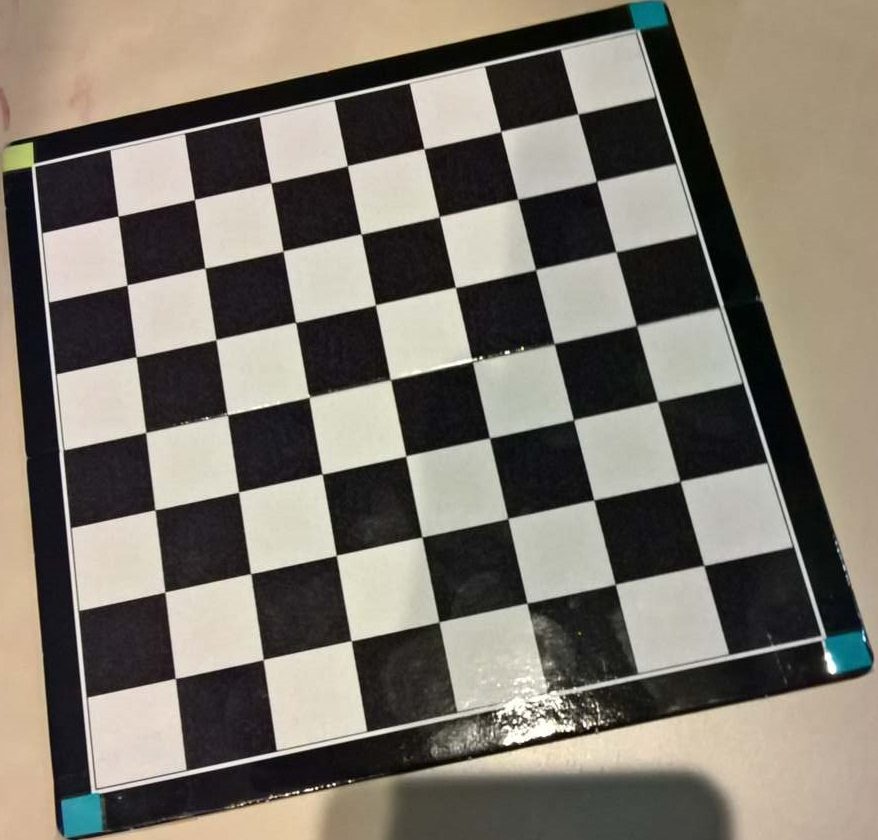
#> input picture Picture/find.jpg, 878 x 840 px
$ python -i checkersDetect.py   (imports and definitions only)   (older library calls are emulated)
#> lines starting #> are read from the running program, lines starting #| are printed output that depends on the picture; after the words box and inside, x2 and y2 are one past the last pixel; in counts of white or black regions, pixels touching at a corner belong together
#> further down, picture is the input picture: shape (840, 878, 3); mean B, G, R 108.4, 118.6, 125
import cv2
import numpy as np


class checkersDetect():

    def __init__(self, image):
        self.image = image
        self.kernel = np.ones((5, 5), np.uint8)
        self.lower_blue = np.array([94, 80, 2])
        self.upper_blue = np.array([126, 255, 255])

    def Detect(self):
        img_hsv2 = cv2.cvtColor(self.image, cv2.COLOR_BGR2HSV)
#> img_hsv2: shape (840, 878, 3); mean H, S, V 46.5, 47.4, 126.3
        mask = cv2.inRange(img_hsv2, self.lower_blue, self.upper_blue)
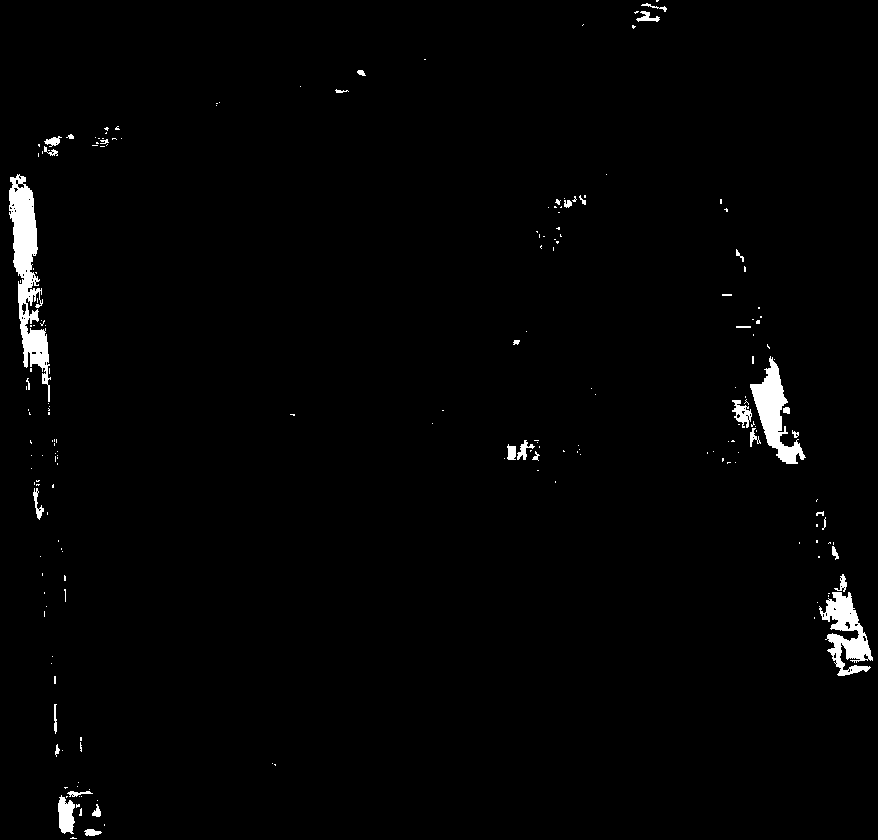
#> mask: shape (840, 878); 1.5% white; 201 white regions (164 under 20 px), largest, box (x1, y1, x2, y2) and area: (9, 174, 51, 402) 3806, (750, 356, 806, 464) 2183, (819, 592, 873, 676) 2086
        morphology = cv2.morphologyEx(mask, cv2.MORPH_OPEN, self.kernel)
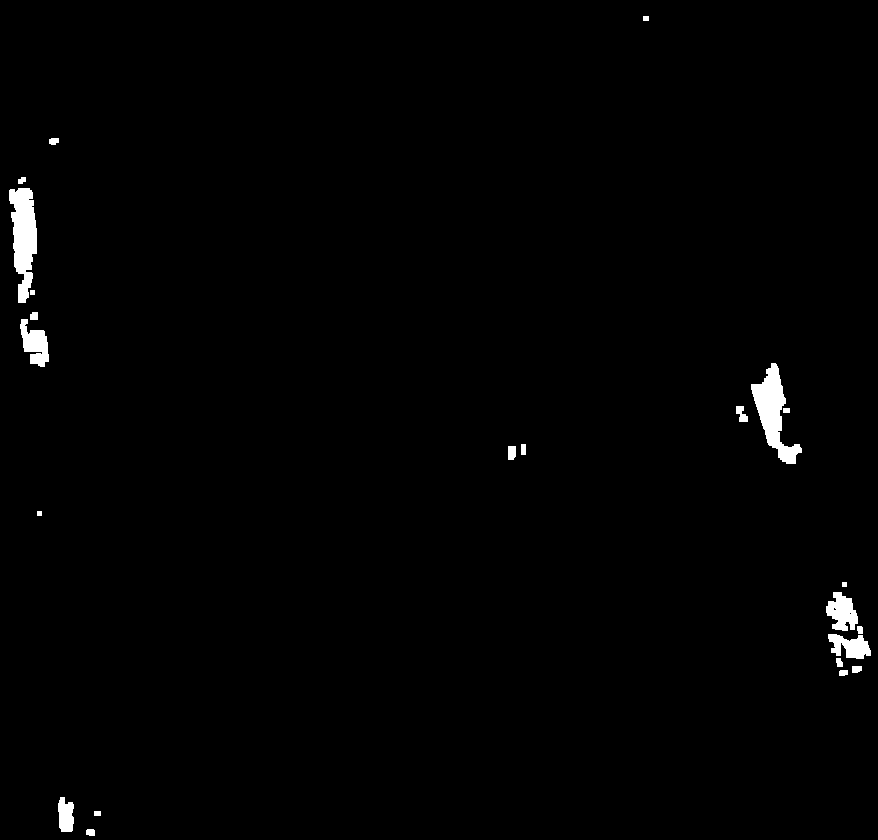
#> morphology: shape (840, 878); 1.1% white; 23 white regions, largest, box (x1, y1, x2, y2) and area: (9, 188, 37, 303) 2113, (751, 363, 802, 464) 2051, (826, 592, 858, 631) 817
        morphology = cv2.morphologyEx(morphology, cv2.MORPH_DILATE, self.kernel)
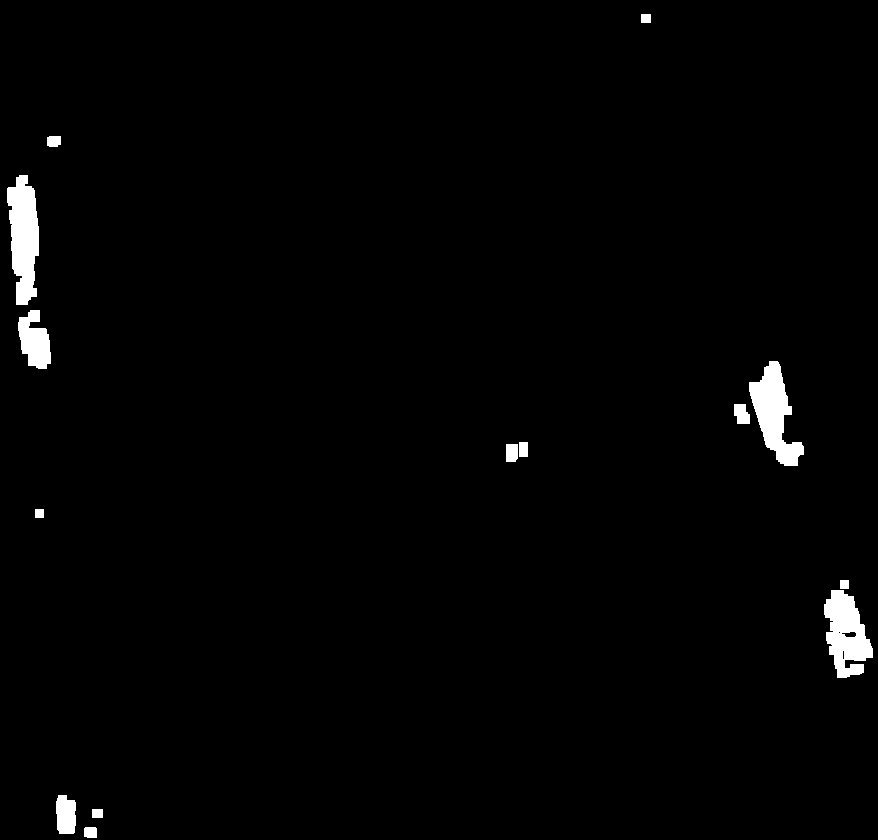
#> morphology: shape (840, 878); 1.6% white; 14 white regions

        _, contours, _ = cv2.findContours(morphology, cv2.RETR_TREE, cv2.CHAIN_APPROX_SIMPLE)
#> contours = 17 contours, 2 with area under 20; largest, box (x1, y1, x2, y2) and area: (7, 175, 39, 305) 2798, (749, 361, 804, 466) 2652, (824, 590, 873, 678) 2590, (18, 310, 51, 369) 1212, (56, 795, 76, 834) 630
        tab = []

        if len(contours) == 4:
            for x in range(0, 4):
                cnt = contours[x]
                M = cv2.moments(cnt)
                cx = int(M['m10'] / M['m00'])
                cy = int(M['m01'] / M['m00'])
                tab.append([cx, cy])

            if (tab[0][0] < tab[1][0]):
                pom = tab[0]
                tab[0] = tab[1]
                tab[1] = pom
            if (tab[2][0] < tab[3][0]):
                pom = tab[2]
                tab[2] = tab[3]
                tab[3] = pom

            pts2 = np.float32([[0, 0], [544, 0], [0, 544], [544, 544]])
            pts1 = np.float32(
                [[tab[3][0], tab[3][1]], [tab[2][0], tab[2][1]], [tab[1][0], tab[1][1]], [tab[0][0], tab[0][1]]])
            M = cv2.getPerspectiveTransform(pts1, pts2)
            result = cv2.warpPerspective(self.image, M, (544, 544))

            return True, result
        else:
            return False, None

>>> import cv2
>>> picture = cv2.imread('Picture/find.jpg')
>>> result = checkersDetect(picture).Detect()

$ run again, on Picture/k.jpg
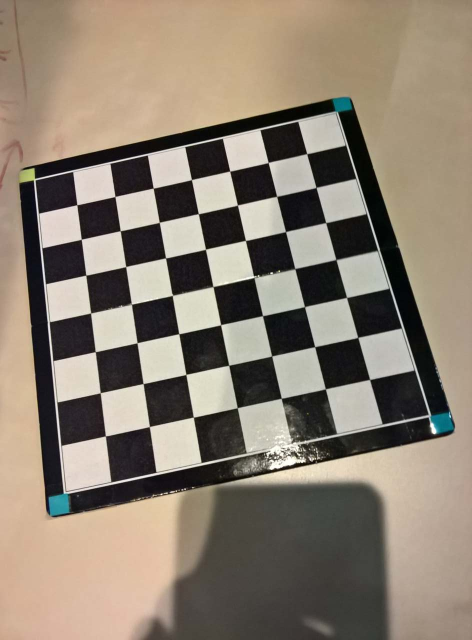
#> input picture Picture/k.jpg, 944 x 1280 px (shown at 1/2 size)
#> picture is the input picture: shape (1280, 944, 3); mean B, G, R 112.8, 127.3, 138.9
#> img_hsv2: shape (1280, 944, 3); mean H, S, V 34.9, 52.5, 139.8
#> in Detect, `mask = cv2.inRange(img_hsv2, self.lower_blue, self.upper_blue)`:
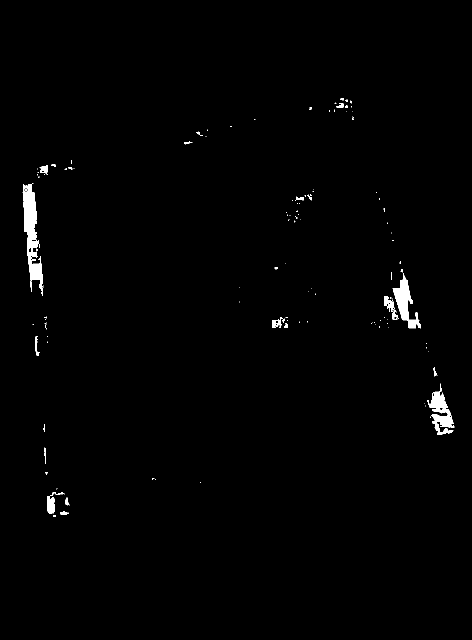
#> mask: shape (1280, 944) (shown at 1/2 size); 0.94% white; 142 white regions (112 under 20 px), largest, box (x1, y1, x2, y2) and area: (45, 368, 87, 592) 3920, (785, 546, 842, 657) 2254, (854, 767, 909, 870) 2200
#> in Detect, `morphology = cv2.morphologyEx(morphology, cv2.MORPH_DILATE, self.kernel)`:
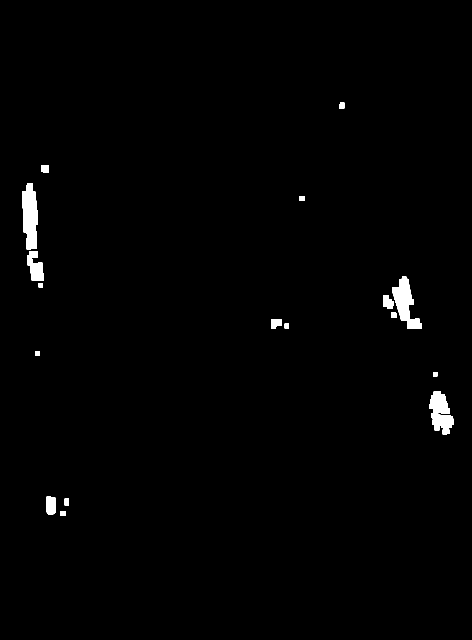
#> morphology: shape (1280, 944) (shown at 1/2 size); 1% white; 17 white regions
#> contours = 18 contours, 1 with area under 20; largest, box (x1, y1, x2, y2) and area: (44, 367, 75, 499) 3050, (784, 553, 843, 658) 2732, (858, 782, 908, 869) 2488, (54, 502, 87, 562) 1174, (93, 993, 112, 1029) 592
